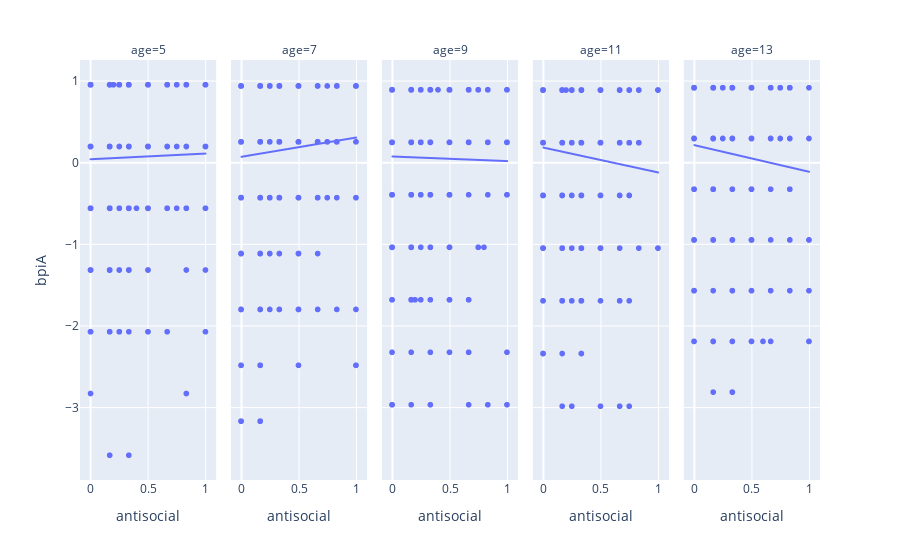

Notebook code cell kept with this figure:
### Code cell
px.scatter(df, x='antisocial', y='bpiA', facet_col="age", trendline="ols")

### Figure 1 — Plotly figure (JSON) as saved in the notebook; plotly's stock layout.template omitted (floating-point values rounded to 4 significant figures; data arrays with more than 128 entries replaced by an {"elided": "..."} marker saying what was removed)
{"data": [{"hovertemplate": "age=5<br>antisocial=%{x}<br>bpiA=%{y}<extra></extra>", "legendgroup": "", "marker": {"color": "#636efa", "symbol": "circle"}, "mode": "markers", "name": "", "showlegend": false, "type": "scattergl", "x": {"elided": "2207 float values"}, "xaxis": "x", "y": {"elided": "2207 float values"}, "yaxis": "y"}, {"hovertemplate": "<b>OLS trendline</b><br>bpiA = 0.0694265 * antisocial + 0.0423775<br>R<sup>2</sup>=0.000418<br><br>age=5<br>antisocial=%{x}<br>bpiA=%{y} <b>(trend)</b><extra></extra>", "legendgroup": "", "marker": {"color": "#636efa", "symbol": "circle"}, "mode": "lines", "name": "", "showlegend": false, "type": "scattergl", "x": {"elided": "335 float values"}, "xaxis": "x", "y": {"elided": "335 float values"}, "yaxis": "y"}, {"hovertemplate": "age=7<br>antisocial=%{x}<br>bpiA=%{y}<extra></extra>", "legendgroup": "", "marker": {"color": "#636efa", "symbol": "circle"}, "mode": "markers", "name": "", "showlegend": false, "type": "scattergl", "x": {"elided": "2207 float values"}, "xaxis": "x2", "y": {"elided": "2207 float values"}, "yaxis": "y2"}, {"hovertemplate": "<b>OLS trendline</b><br>bpiA = 0.236316 * antisocial + 0.0715982<br>R<sup>2</sup>=0.004327<br><br>age=7<br>antisocial=%{x}<br>bpiA=%{y} <b>(trend)</b><extra></extra>", "legendgroup": "", "marker": {"color": "#636efa", "symbol": "circle"}, "mode": "lines", "name": "", "showlegend": false, "type": "scattergl", "x": {"elided": "381 float values"}, "xaxis": "x2", "y": {"elided": "381 float values"}, "yaxis": "y2"}, {"hovertemplate": "age=9<br>antisocial=%{x}<br>bpiA=%{y}<extra></extra>", "legendgroup": "", "marker": {"color": "#636efa", "symbol": "circle"}, "mode": "markers", "name": "", "showlegend": false, "type": "scattergl", "x": {"elided": "2207 float values"}, "xaxis": "x3", "y": {"elided": "2207 float values"}, "yaxis": "y3"}, {"hovertemplate": "<b>OLS trendline</b><br>bpiA = -0.0561771 * antisocial + 0.076099<br>R<sup>2</sup>=0.000259<br><br>age=9<br>antisocial=%{x}<br>bpiA=%{y} <b>(trend)</b><extra></extra>", "legendgroup": "", "marker": {"color": "#636efa", "symbol": "circle"}, "mode": "lines", "name": "", "showlegend": false, "type": "scattergl", "x": {"elided": "348 float values"}, "xaxis": "x3", "y": {"elided": "348 float values"}, "yaxis": "y3"}, {"hovertemplate": "age=11<br>antisocial=%{x}<br>bpiA=%{y}<extra></extra>", "legendgroup": "", "marker": {"color": "#636efa", "symbol": "circle"}, "mode": "markers", "name": "", "showlegend": false, "type": "scattergl", "x": {"elided": "2207 float values"}, "xaxis": "x4", "y": {"elided": "2207 float values"}, "yaxis": "y4"}, {"hovertemplate": "<b>OLS trendline</b><br>bpiA = -0.305092 * antisocial + 0.186199<br>R<sup>2</sup>=0.006213<br><br>age=11<br>antisocial=%{x}<br>bpiA=%{y} <b>(trend)</b><extra></extra>", "legendgroup": "", "marker": {"color": "#636efa", "symbol": "circle"}, "mode": "lines", "name": "", "showlegend": false, "type": "scattergl", "x": {"elided": "311 float values"}, "xaxis": "x4", "y": {"elided": "311 float values"}, "yaxis": "y4"}, {"hovertemplate": "age=13<br>antisocial=%{x}<br>bpiA=%{y}<extra></extra>", "legendgroup": "", "marker": {"color": "#636efa", "symbol": "circle"}, "mode": "markers", "name": "", "showlegend": false, "type": "scattergl", "x": {"elided": "2207 float values"}, "xaxis": "x5", "y": {"elided": "2207 float values"}, "yaxis": "y5"}, {"hovertemplate": "<b>OLS trendline</b><br>bpiA = -0.326814 * antisocial + 0.215968<br>R<sup>2</sup>=0.007947<br><br>age=13<br>antisocial=%{x}<br>bpiA=%{y} <b>(trend)</b><extra></extra>", "legendgroup": "", "marker": {"color": "#636efa", "symbol": "circle"}, "mode": "lines", "name": "", "showlegend": false, "type": "scattergl", "x": {"elided": "258 float values"}, "xaxis": "x5", "y": {"elided": "258 float values"}, "yaxis": "y5"}], "layout": {"annotations": [{"font": {}, "showarrow": false, "text": "age=5", "x": 0.092, "xanchor": "center", "xref": "paper", "y": 1, "yanchor": "bottom", "yref": "paper"}, {"font": {}, "showarrow": false, "text": "age=7", "x": 0.296, "xanchor": "center", "xref": "paper", "y": 1, "yanchor": "bottom", "yref": "paper"}, {"font": {}, "showarrow": false, "text": "age=9", "x": 0.5, "xanchor": "center", "xref": "paper", "y": 1, "yanchor": "bottom", "yref": "paper"}, {"font": {}, "showarrow": false, "text": "age=11", "x": 0.704, "xanchor": "center", "xref": "paper", "y": 1, "yanchor": "bottom", "yref": "paper"}, {"font": {}, "showarrow": false, "text": "age=13", "x": 0.908, "xanchor": "center", "xref": "paper", "y": 1, "yanchor": "bottom", "yref": "paper"}], "legend": {"tracegroupgap": 0}, "margin": {"t": 60}, "xaxis": {"anchor": "y", "domain": [0, 0.184], "title": {"text": "antisocial"}}, "xaxis2": {"anchor": "y2", "domain": [0.204, 0.388], "matches": "x", "title": {"text": "antisocial"}}, "xaxis3": {"anchor": "y3", "domain": [0.408, 0.592], "matches": "x", "title": {"text": "antisocial"}}, "xaxis4": {"anchor": "y4", "domain": [0.612, 0.796], "matches": "x", "title": {"text": "antisocial"}}, "xaxis5": {"anchor": "y5", "domain": [0.816, 1], "matches": "x", "title": {"text": "antisocial"}}, "yaxis": {"anchor": "x", "domain": [0, 1], "title": {"text": "bpiA"}}, "yaxis2": {"anchor": "x2", "domain": [0, 1], "matches": "y", "showticklabels": false}, "yaxis3": {"anchor": "x3", "domain": [0, 1], "matches": "y", "showticklabels": false}, "yaxis4": {"anchor": "x4", "domain": [0, 1], "matches": "y", "showticklabels": false}, "yaxis5": {"anchor": "x5", "domain": [0, 1], "matches": "y", "showticklabels": false}}}
